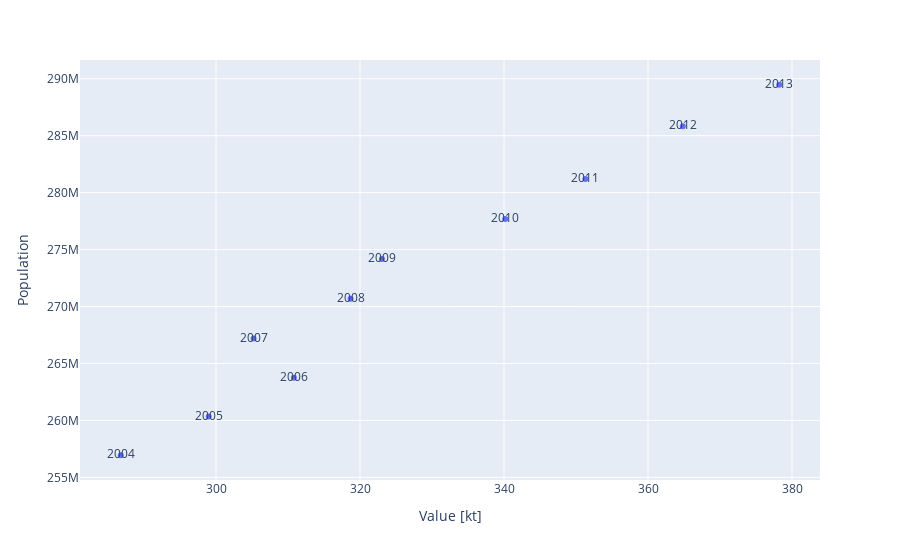

Notebook code cell kept with this figure:
### Markdown cell above
### Relationship between the Mean production and Mean population

### Code cell
population_df.head()
meanPop_Y = population_df.groupby(['Year'],as_index=False).mean()
meanPop_C = population_df.groupby(['Country'], as_index=False).mean()
meanPPo_Y = meanProd_Y.merge(meanPop_Y, on='Year')
meanPPo_C = meanProd_C.merge(meanPop_C, on='Country')
meanPPo_C
meanPPo_Y
meanSPo_Y = meanSupp_Y.merge(meanPop_Y, on='Year')
meanSPo_C = meanSupp_C.merge(meanPop_C, on='Country')
meanPSPo_C = meanPPo_C.merge(meanSPo_C, on=['Country','Population'])
meanPSPo_Y = meanPPo_Y.merge(meanSPo_Y, on=['Year','Population'])
px.scatter(meanPPo_Y, x='Value [kt]', y='Population', text='Year')
#meanPSPo_Y

### Figure 1 — Plotly figure (JSON) as saved in the notebook; plotly's stock layout.template omitted (floating-point values rounded to 4 significant figures)
{"data": [{"hovertemplate": "Value [kt]=%{x}<br>Population=%{y}<br>Year=%{text}<extra></extra>", "legendgroup": "", "marker": {"color": "#636efa", "symbol": "circle"}, "mode": "markers+text", "name": "", "orientation": "v", "showlegend": false, "text": ["2004", "2005", "2006", "2007", "2008", "2009", "2010", "2011", "2012", "2013"], "type": "scatter", "x": [286.8, 299.0, 310.8, 305.2, 318.7, 323.0, 340.2, 351.3, 364.8, 378.2], "xaxis": "x", "y": [256900000.0, 260300000.0, 263800000.0, 267200000.0, 270700000.0, 274200000.0, 277700000.0, 281200000.0, 285800000.0, 289500000.0], "yaxis": "y"}], "layout": {"legend": {"tracegroupgap": 0}, "margin": {"t": 60}, "xaxis": {"anchor": "y", "domain": [0, 1], "title": {"text": "Value [kt]"}}, "yaxis": {"anchor": "x", "domain": [0, 1], "title": {"text": "Population"}}}}
